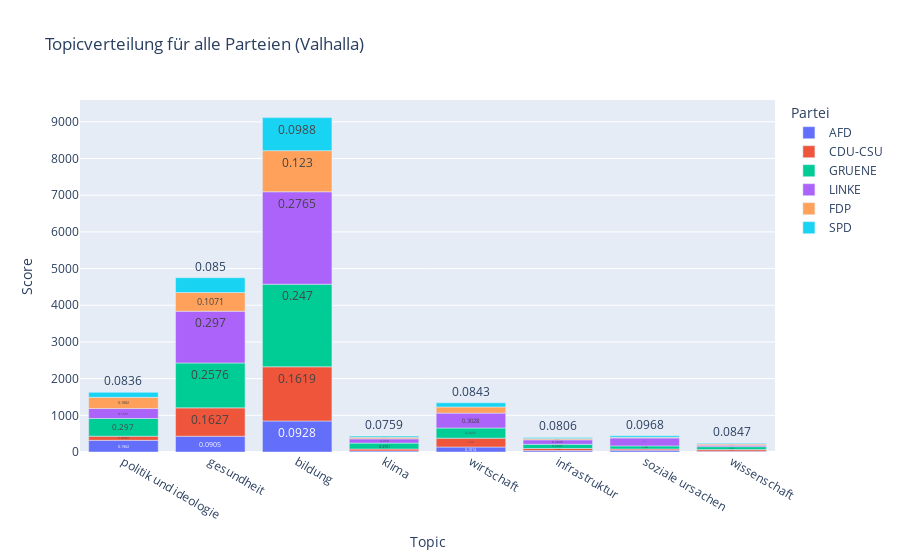

The code cell stored with this chart in its notebook:
### Code cell
getbarchalleparteienvalhalla()

### Figure 1 — Plotly figure (JSON) as saved in the notebook; plotly's stock layout.template omitted (floating-point values rounded to 4 significant figures)
{"data": [{"alignmentgroup": "True", "hovertemplate": "Partei=AFD<br>Topic=%{x}<br>Score=%{y}<br>Anteil=%{text}<extra></extra>", "legendgroup": "AFD", "marker": {"color": "#636efa", "pattern": {"shape": ""}}, "name": "AFD", "offsetgroup": "AFD", "orientation": "v", "showlegend": true, "text": [0.1962, 0.0905, 0.0928, 0.069, 0.1014, 0.0957, 0.1126, 0.0932], "textposition": "auto", "type": "bar", "x": ["politik und ideologie", "gesundheit", "bildung", "klima", "wirtschaft", "infrastruktur", "soziale ursachen", "wissenschaft"], "xaxis": "x", "y": [319, 430, 846, 30, 136, 38, 50, 22], "yaxis": "y"}, {"alignmentgroup": "True", "hovertemplate": "Partei=CDU-CSU<br>Topic=%{x}<br>Score=%{y}<br>Anteil=%{text}<extra></extra>", "legendgroup": "CDU-CSU", "marker": {"color": "#EF553B", "pattern": {"shape": ""}}, "name": "CDU-CSU", "offsetgroup": "CDU-CSU", "orientation": "v", "showlegend": true, "text": [0.1627, 0.1619, 0.1172, 0.0689, 0.1797, 0.0743, 0.1461, 0.1864], "textposition": "auto", "type": "bar", "x": ["gesundheit", "bildung", "klima", "politik und ideologie", "wirtschaft", "soziale ursachen", "infrastruktur", "wissenschaft"], "xaxis": "x", "y": [773, 1476, 51, 112, 241, 33, 58, 44], "yaxis": "y"}, {"alignmentgroup": "True", "hovertemplate": "Partei=GRUENE<br>Topic=%{x}<br>Score=%{y}<br>Anteil=%{text}<extra></extra>", "legendgroup": "GRUENE", "marker": {"color": "#00cc96", "pattern": {"shape": ""}}, "name": "GRUENE", "offsetgroup": "GRUENE", "orientation": "v", "showlegend": true, "text": [0.247, 0.297, 0.2066, 0.2576, 0.1869, 0.339, 0.3701, 0.2897], "textposition": "auto", "type": "bar", "x": ["bildung", "politik und ideologie", "wirtschaft", "gesundheit", "soziale ursachen", "wissenschaft", "klima", "infrastruktur"], "xaxis": "x", "y": [2251, 483, 277, 1224, 83, 80, 161, 115], "yaxis": "y"}, {"alignmentgroup": "True", "hovertemplate": "Partei=LINKE<br>Topic=%{x}<br>Score=%{y}<br>Anteil=%{text}<extra></extra>", "legendgroup": "LINKE", "marker": {"color": "#ab63fa", "pattern": {"shape": ""}}, "name": "LINKE", "offsetgroup": "LINKE", "orientation": "v", "showlegend": true, "text": [0.297, 0.4887, 0.2765, 0.1661, 0.3028, 0.269, 0.1737, 0.3048], "textposition": "auto", "type": "bar", "x": ["gesundheit", "soziale ursachen", "bildung", "politik und ideologie", "wirtschaft", "klima", "wissenschaft", "infrastruktur"], "xaxis": "x", "y": [1411, 217, 2520, 270, 406, 117, 41, 121], "yaxis": "y"}, {"alignmentgroup": "True", "hovertemplate": "Partei=FDP<br>Topic=%{x}<br>Score=%{y}<br>Anteil=%{text}<extra></extra>", "legendgroup": "FDP", "marker": {"color": "#FFA15A", "pattern": {"shape": ""}}, "name": "FDP", "offsetgroup": "FDP", "orientation": "v", "showlegend": true, "text": [0.123, 0.1882, 0.1071, 0.1253, 0.0989, 0.0405, 0.1229, 0.0831], "textposition": "auto", "type": "bar", "x": ["bildung", "politik und ideologie", "gesundheit", "wirtschaft", "klima", "soziale ursachen", "wissenschaft", "infrastruktur"], "xaxis": "x", "y": [1121, 306, 509, 168, 43, 18, 29, 33], "yaxis": "y"}, {"alignmentgroup": "True", "hovertemplate": "Partei=SPD<br>Topic=%{x}<br>Score=%{y}<br>Anteil=%{text}<extra></extra>", "legendgroup": "SPD", "marker": {"color": "#19d3f3", "pattern": {"shape": ""}}, "name": "SPD", "offsetgroup": "SPD", "orientation": "v", "showlegend": true, "text": [0.0988, 0.0836, 0.0843, 0.085, 0.0806, 0.0759, 0.0847, 0.0968], "textposition": "auto", "type": "bar", "x": ["bildung", "politik und ideologie", "wirtschaft", "gesundheit", "infrastruktur", "klima", "wissenschaft", "soziale ursachen"], "xaxis": "x", "y": [901, 136, 113, 404, 32, 33, 20, 43], "yaxis": "y"}], "layout": {"barmode": "relative", "legend": {"title": {"text": "Partei"}, "tracegroupgap": 0}, "title": {"text": "Topicverteilung für alle Parteien (Valhalla)"}, "xaxis": {"anchor": "y", "domain": [0, 1], "title": {"text": "Topic"}}, "yaxis": {"anchor": "x", "domain": [0, 1], "title": {"text": "Score"}}}}
